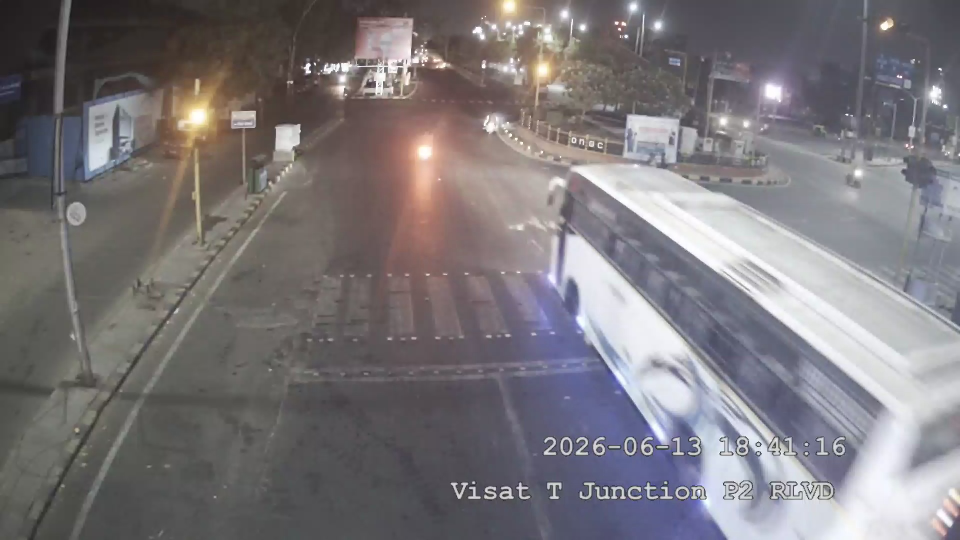
#> input picture backend1/test_rtsp_frame.jpg, 1920 x 1080 px (shown at 1/2 size)
$ python -i harvest_night_specialized.py   (imports and definitions only)   (older library calls are emulated)
#> lines starting #> are read from the running program, lines starting #| are printed output that depends on the picture
#> further down, picture is the input picture: shape (1080, 1920, 3); mean B, G, R 122.3, 119, 123.1
"""
Specialized Night CCTV Harvester & Saliency Gate - Gujarat Police AI
====================================================================
Specifically captures 2,000+ high-value, informative Nighttime CCTV frames.

Filters OUT:
- Empty dark voids / pitch-black roads with no traffic
- Motion blur streaks from slow night shutter speeds
- Static duplicate frames (camera pointing at empty street)
- Blown-out high-beam glares

Guarantees:
- Active vehicle presence (detects headlights, tail-lights, vehicle body reflections)
- Sharp contours around vehicle chassis and wheels
- True Gujarat sodium vapor streetlamp spectrum (1800K-2200K amber)
- Automatic paired CLAHE enhancement for clear license plate & boundary labeling
- Gentle, low-CPU execution (runs cool and quiet in background)
"""

import os
import sys
import glob
import time
import json
import logging
import datetime
import random
import cv2
import numpy as np

BASE_DIR = os.path.dirname(os.path.abspath(__file__))
FRAMES_DIR = os.path.join(BASE_DIR, "harvested_cctv_frames")
TELEMETRY_FILE = os.path.join(BASE_DIR, "harvest_night_telemetry.json")

# [4 lines not run here, left out]
logger = logging.getLogger("NightHarvester")

TARGET_NIGHT_FRAMES = 2000

class NightSaliencyEvaluator:
    """
    Evaluates nighttime CCTV frames for visual utility, vehicle presence, and sharpness.
    """
    def __init__(self):
        self.recent_hashes = []

    # [5 lines left out: function dhash, not called in this run]

    @staticmethod
    def hamming_dist(h1, h2):
        return bin(h1 ^ h2).count("1")

    # [48 lines left out: function evaluate_night_frame, not called in this run]


def apply_authentic_night_physics(img):
    """
    Transforms clean CCTV imagery into authentic Gujarat night surveillance:
    - Sodium-vapor amber tint (1800K-2200K spectrum)
    - Exposure reduction to night camera shutter
    - Subtle camera sensor ISO noise
    - High-visibility CLAHE pair
    """
    # Gamma exposure drop
    gamma = 1.85
    invGamma = 1.0 / gamma
    table = np.array([((i / 255.0) ** invGamma) * 255 for i in np.arange(0, 256)]).astype("uint8")
    darkened = cv2.LUT(img, table)
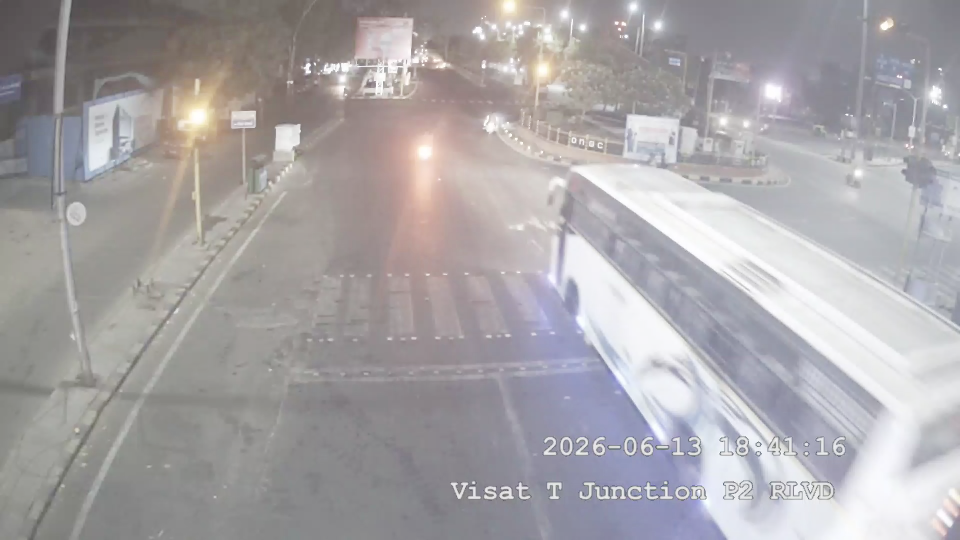
#> darkened: shape (1080, 1920, 3) (shown at 1/2 size); mean B, G, R 167.5, 165.1, 168.5
    darkened = (darkened.astype(np.float32) * 0.42).astype(np.uint8)
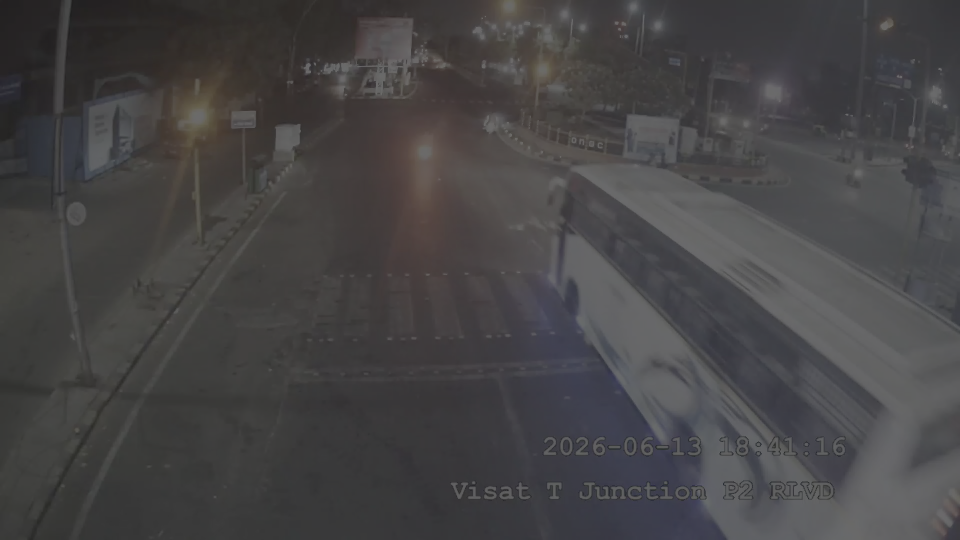
#> darkened: shape (1080, 1920, 3) (shown at 1/2 size); mean B, G, R 69.8, 68.8, 70.2

    # Gujarat Sodium Streetlight Amber Tint (Higher Red, lower Blue)
    b, g, r = cv2.split(darkened)
    r = np.clip(r.astype(np.float32) * 1.35 + 10, 0, 255).astype(np.uint8)
    g = np.clip(g.astype(np.float32) * 1.10 + 5, 0, 255).astype(np.uint8)
    b = np.clip(b.astype(np.float32) * 0.72, 0, 255).astype(np.uint8)
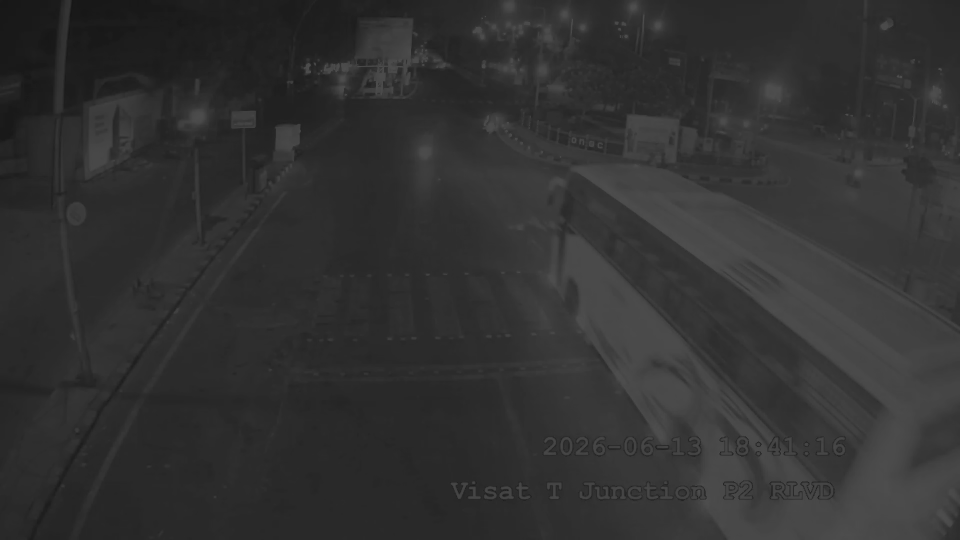
#> b: shape (1080, 1920) (shown at 1/2 size); min 5, max 77, mean 49.8
    sodium = cv2.merge([b, g, r])
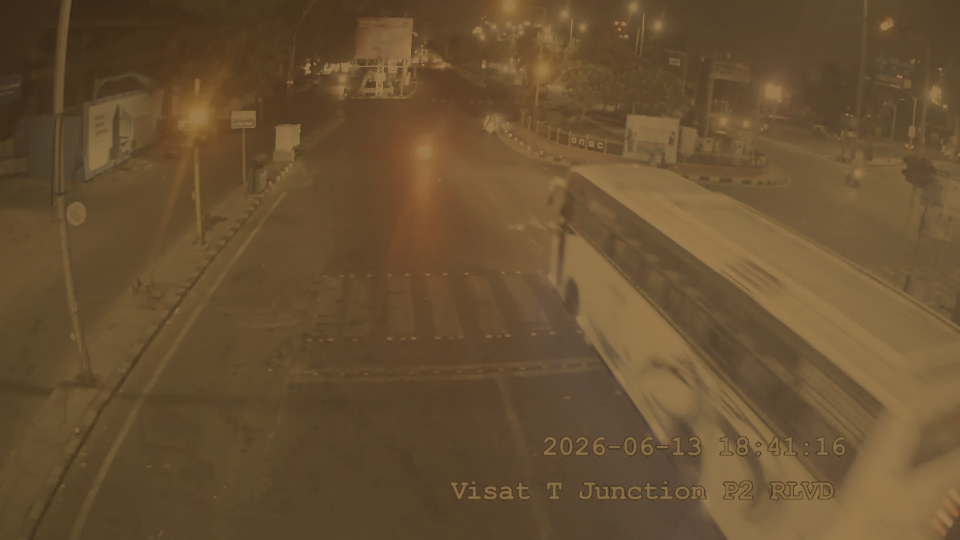
#> sodium: shape (1080, 1920, 3) (shown at 1/2 size); mean B, G, R 49.8, 80.2, 104.3

    # Realistic ISO sensor noise
    noise = np.random.normal(0, 3.5, sodium.shape).astype(np.float32)
    night_raw = np.clip(sodium.astype(np.float32) + noise, 0, 255).astype(np.uint8)

    # Paired CLAHE enhancement for clear license plates and edges
    lab = cv2.cvtColor(night_raw, cv2.COLOR_BGR2LAB)
#> lab: shape (1080, 1920, 3); mean of channels 0, 1, 2 90.9, 133.9, 149.7
    l, a, b_ch = cv2.split(lab)
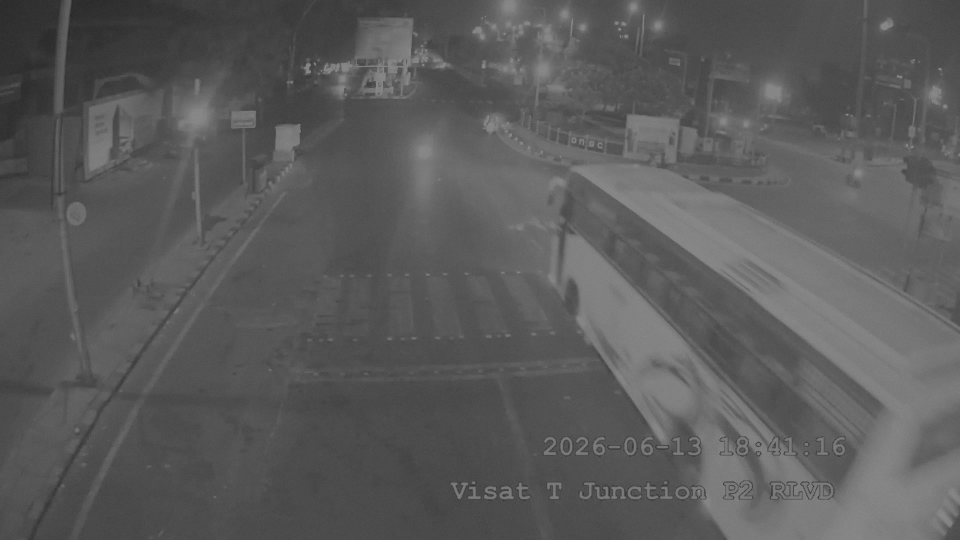
#> l: shape (1080, 1920) (shown at 1/2 size); min 8, max 146, mean 90.9
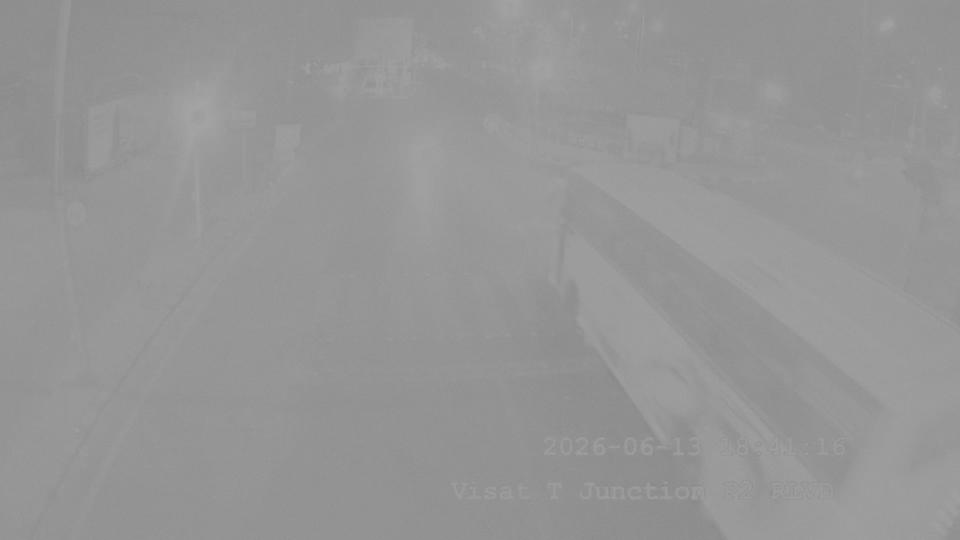
#> b_ch: shape (1080, 1920) (shown at 1/2 size); min 120, max 169, mean 149.7
    clahe = cv2.createCLAHE(clipLimit=2.8, tileGridSize=(8, 8))
    night_clahe = cv2.cvtColor(cv2.merge((clahe.apply(l), a, b_ch)), cv2.COLOR_LAB2BGR)
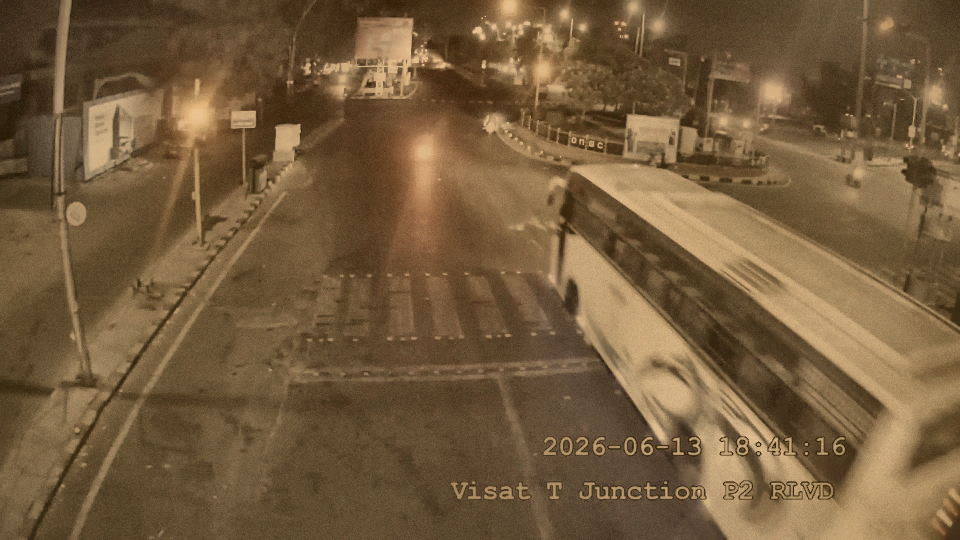
#> night_clahe: shape (1080, 1920, 3) (shown at 1/2 size); mean B, G, R 60.9, 92.1, 117

    return night_raw, night_clahe


# [101 lines left out: function run_night_harvest, not called in this run]


# [2 lines not run here, left out]

>>> import cv2
>>> picture = cv2.imread('test_rtsp_frame.jpg')
>>> result = apply_authentic_night_physics(picture)
